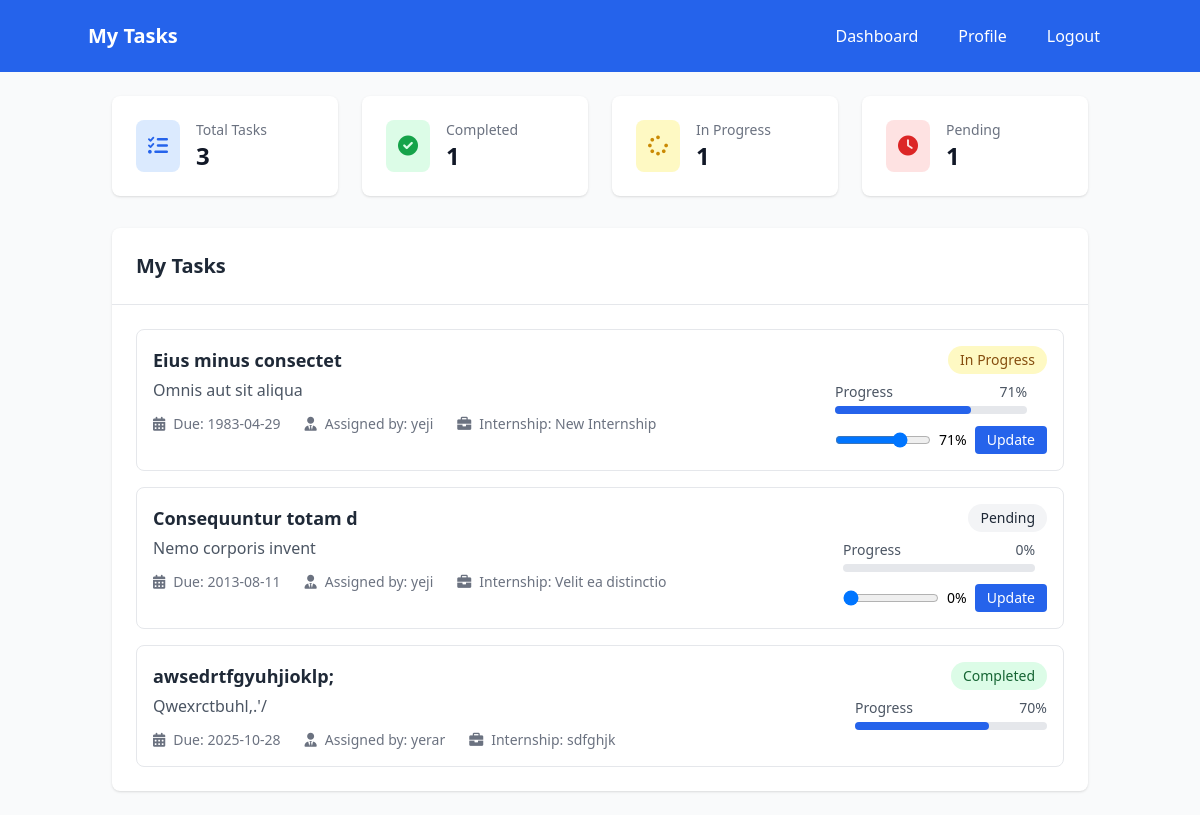
The page /tasks (signed in) on the database its author committed.
### models.py (models this page shows)
class Task(Base):
    __tablename__ = "tasks"
    id = Column(Integer, primary_key=True, index=True)
    title = Column(String(255), nullable=False)
    description = Column(Text)
    internship_id = Column(Integer, ForeignKey("internships.id"), nullable=False)
    student_id = Column(Integer, ForeignKey("users.id"), nullable=False)
    assigned_by = Column(Integer, ForeignKey("users.id"))
    due_date = Column(DateTime(timezone=True))
    status = Column(Enum(TaskStatus), default=TaskStatus.PENDING)
    progress = Column(Integer, default=0)
    created_at = Column(DateTime(timezone=True), server_default=func.now())
    internship = relationship("Internship", back_populates="tasks")
    student = relationship("User", foreign_keys=[student_id], back_populates="assigned_tasks")
    assigner = relationship("User", foreign_keys=[assigned_by], back_populates="assigned_by_tasks")

class User(Base):
    __tablename__ = "users"
    id = Column(Integer, primary_key=True, index=True)
    email = Column(String(255), unique=True, index=True, nullable=False)
    hashed_password = Column(String(255), nullable=False)
    full_name = Column(String(255), nullable=False)
    role = Column(Enum(UserRole), nullable=False, default=UserRole.STUDENT)
    phone = Column(String(20))
    department = Column(String(255))
    profile_picture = Column(String(500), default="default_avatar.png")
    created_at = Column(DateTime(timezone=True), server_default=func.now())
    is_active = Column(Boolean, default=True)
    created_internships = relationship("Internship", back_populates="creator")
    applications = relationship("InternshipApplication", back_populates="student")
    assigned_tasks = relationship("Task", foreign_keys="Task.student_id", back_populates="student")
    assigned_by_tasks = relationship("Task", foreign_keys="Task.assigned_by", back_populates="assigner")
    student_feedback = relationship("Feedback", foreign_keys="Feedback.student_id", back_populates="student")
    mentor_feedback = relationship("Feedback", foreign_keys="Feedback.mentor_id", back_populates="mentor")

class Internship(Base):
    __tablename__ = "internships"
    id = Column(Integer, primary_key=True, index=True)
    title = Column(String(255), nullable=False)
    description = Column(Text)
    company = Column(String(255), nullable=False)
    location = Column(String(255))
    duration = Column(String(100))
    stipend = Column(String(100))
    requirements = Column(Text)
    created_by = Column(Integer, ForeignKey("users.id"))
    created_at = Column(DateTime(timezone=True), server_default=func.now())
    is_active = Column(Boolean, default=True)
    deadline = Column(DateTime(timezone=True))
    creator = relationship("User", back_populates="created_internships")
    applications = relationship("InternshipApplication", back_populates="internship")
    tasks = relationship("Task", back_populates="internship")
    feedback = relationship("Feedback", back_populates="internship")

### app.py (the view)
@app.get("/tasks")
async def tasks_page(request: Request, db: Session = Depends(get_db)):
    try:
        user = await get_current_user_from_cookie(request, db)
        if user.role == "student":
            tasks = crud.get_tasks_by_student(db, user.id)
            return templates.TemplateResponse("tasks_student.html", {
                "request": request,
                "user": user,
                "tasks": tasks
            })
        elif user.role in ["admin", "mentor"]:
            tasks = crud.get_all_tasks(db)
            students = crud.get_all_users(db)
            internships = crud.get_internships(db)
            return templates.TemplateResponse("tasks_management.html", {
                "request": request,
                "user": user,
                "tasks": tasks,
                "students": students,
                "internships": internships
            })
        else:
            return RedirectResponse("/dashboard?error=Access denied")
    except Exception as e:
        return RedirectResponse("/login")

### templates/tasks_student.html (shortened to what this page needs)
<!DOCTYPE html>
<html lang="en">
<head>
    <script src="https://cdn.tailwindcss.com"></script>
    <link rel="stylesheet" href="https://cdnjs.cloudflare.com/ajax/libs/font-awesome/6.0.0/css/all.min.css">
</head>
<body class="bg-gray-50">
    <nav class="bg-blue-600 text-white p-4">
        <div class="container mx-auto flex justify-between items-center">
            <h1 class="text-xl font-bold">My Tasks</h1>
            <div class="flex space-x-4">
                <a href="/dashboard" class="hover:bg-blue-700 px-3 py-2 rounded">Dashboard</a>
                <a href="/profile" class="hover:bg-blue-700 px-3 py-2 rounded">Profile</a>
                <a href="/logout" class="hover:bg-blue-700 px-3 py-2 rounded">Logout</a>
            </div>
        </div>
    </nav>
    <div class="container mx-auto p-6">
        <div class="grid grid-cols-1 md:grid-cols-4 gap-6 mb-8">
            <div class="bg-white p-6 rounded-lg shadow">
                <div class="flex items-center">
                    <div class="p-3 bg-blue-100 rounded-lg">
                        <i class="fas fa-tasks text-blue-600 text-xl"></i>
                    </div>
                    <div class="ml-4">
                        <h3 class="text-sm font-medium text-gray-500">Total Tasks</h3>
                        <p class="text-2xl font-bold text-gray-900">{{ tasks|length }}</p>
                    </div>
                </div>
            </div>
            <div class="bg-white p-6 rounded-lg shadow">
                <div class="flex items-center">
                    <div class="p-3 bg-green-100 rounded-lg">
                        <i class="fas fa-check-circle text-green-600 text-xl"></i>
                    </div>
                    <div class="ml-4">
                        <h3 class="text-sm font-medium text-gray-500">Completed</h3>
                        <p class="text-2xl font-bold text-gray-900">
                            {{ tasks|selectattr("status", "equalto", "completed")|list|length }}
                        </p>
                    </div>
                </div>
            </div>
            <div class="bg-white p-6 rounded-lg shadow">
                <div class="flex items-center">
                    <div class="p-3 bg-yellow-100 rounded-lg">
                        <i class="fas fa-spinner text-yellow-600 text-xl"></i>
                    </div>
                    <div class="ml-4">
                        <h3 class="text-sm font-medium text-gray-500">In Progress</h3>
                        <p class="text-2xl font-bold text-gray-900">
                            {{ tasks|selectattr("status", "equalto", "in_progress")|list|length }}
                        </p>
                    </div>
                </div>
            </div>
            <div class="bg-white p-6 rounded-lg shadow">
                <div class="flex items-center">
                    <div class="p-3 bg-red-100 rounded-lg">
                        <i class="fas fa-clock text-red-600 text-xl"></i>
                    </div>
                    <div class="ml-4">
                        <h3 class="text-sm font-medium text-gray-500">Pending</h3>
                        <p class="text-2xl font-bold text-gray-900">
                            {{ tasks|selectattr("status", "equalto", "pending")|list|length }}
                        </p>
                    </div>
                </div>
            </div>
        </div>
        <div class="bg-white rounded-lg shadow">
            <div class="p-6 border-b">
                <h2 class="text-xl font-semibold text-gray-800">My Tasks</h2>
            </div>
            <div class="p-6">
                {% if tasks %}
                <div class="space-y-4">
                    {% for task in tasks %}
                    <div class="border rounded-lg p-4 hover:bg-gray-50">
                        <div class="flex justify-between items-start">
                            <div class="flex-1">
                                <h3 class="font-semibold text-lg text-gray-800">{{ task.title }}</h3>
                                <p class="text-gray-600 mt-1">{{ task.description }}</p>
                                <div class="mt-3 flex items-center space-x-6 text-sm text-gray-500">
                                    <div class="flex items-center">
                                        <i class="fas fa-calendar-alt mr-2"></i>
                                        <span>Due: {{ task.due_date.strftime('%Y-%m-%d') if task.due_date else 'No due date' }}</span>
                                    </div>
                                    <div class="flex items-center">
                                        <i class="fas fa-user-tie mr-2"></i>
                                        <span>Assigned by: {{ task.assigner.full_name }}</span>
                                    </div>
                                    {% if task.internship %}
                                    <div class="flex items-center">
                                        <i class="fas fa-briefcase mr-2"></i>
                                        <span>Internship: {{ task.internship.title }}</span>
                                    </div>
                                    {% endif %}
                                </div>
                            </div>
                            <div class="text-right">
                                <span class="inline-flex items-center px-3 py-1 rounded-full text-sm font-medium
                                    {% if task.status == 'completed' %}bg-green-100 text-green-800
                                    {% elif task.status == 'in_progress' %}bg-yellow-100 text-yellow-800
                                    {% elif task.status == 'cancelled' %}bg-red-100 text-red-800
                                    {% else %}bg-gray-100 text-gray-800{% endif %}">
                                    {{ task.status|replace('_', ' ')|title }}
                                </span>
                                <div class="mt-2 w-48">
                                    <div class="flex justify-between text-sm text-gray-600 mb-1">
                                        <span>Progress</span>
                                        <span>{{ task.progress }}%</span>
                                    </div>
                                    <div class="w-full bg-gray-200 rounded-full h-2">
                                        <div class="bg-blue-600 h-2 rounded-full"
                                             style="width: {{ task.progress }}%"></div>
                                    </div>
                                </div>
                                {% if task.status != 'completed' and task.status != 'cancelled' %}
                                <div class="mt-3">
                                    <form class="flex items-center space-x-2"
                                          onsubmit="updateTaskProgress(event, {{ task.id }})">
                                        <input type="range" min="0" max="100" value="{{ task.progress }}"
                                               class="w-24" id="progress-{{ task.id }}"
                                               onchange="document.getElementById('progress-value-{{ task.id }}').textContent = this.value + '%'">
                                        <span id="progress-value-{{ task.id }}" class="text-sm font-medium">
                                            {{ task.progress }}%
                                        </span>
                                        <button type="submit"
                                                class="bg-blue-600 text-white px-3 py-1 rounded text-sm hover:bg-blue-700">
                                            Update
                                        </button>
                                    </form>
                                </div>
                                {% endif %}
                            </div>
                        </div>
                    </div>
                    {% endfor %}
                </div>
                {% else %}
                <div class="text-center py-8">
                    <i class="fas fa-tasks text-gray-300 text-6xl mb-4"></i>
                    <h3 class="text-lg font-medium text-gray-900">No tasks assigned yet</h3>
                    <p class="text-gray-500 mt-1">You don't have any tasks assigned to you at the moment.</p>
                </div>
                {% endif %}
            </div>
        </div>
    </div>
</body>
</html>

### rows shown on the page
Task: title "Eius minus consectet", description "Omnis aut sit aliqua", due_date "1983-04-29", assigner.full_name "yeji", internship "New Internship", status "In Progress", progress "71"
Task: title "Consequuntur totam d", description "Nemo corporis invent", due_date "2013-08-11", assigner.full_name "yeji", internship "Velit ea distinctio", status "Pending", progress "0"
Task: title "awsedrtfgyuhjioklp;", description "Qwexrctbuhl,.'/", due_date "2025-10-28", assigner.full_name "yerar", internship "sdfghjk", status "Completed", progress "70"

### other values the page prints
{{ tasks|length }} "3"
{{ tasks|selectattr("status", "equalto", "completed")|list|length }} "1"
{{ tasks|selectattr("status", "equalto", "in_progress")|list|length }} "1"
{{ tasks|selectattr("status", "equalto", "pending")|list|length }} "1"
